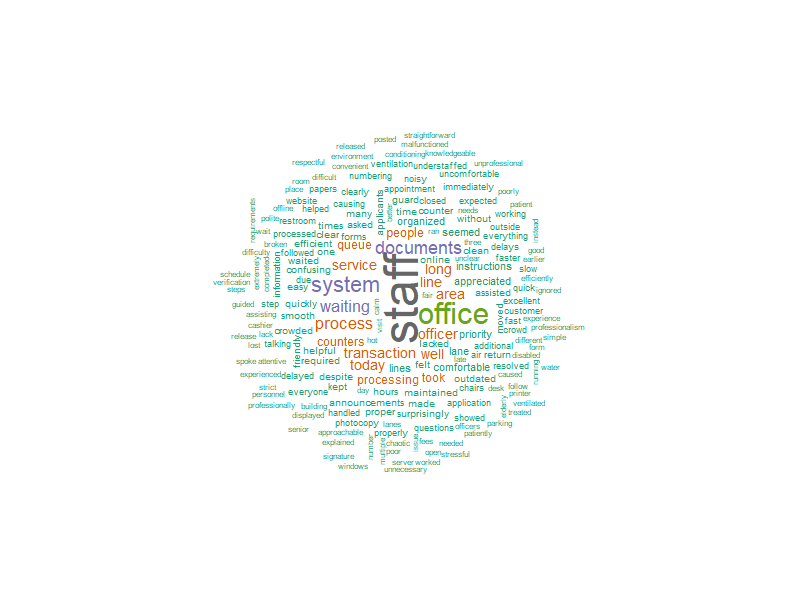

The R source for this figure:
setwd("C:\\Users\\Computer\\OneDrive\\Desktop\\rprogramming")
getwd

library(tm)
library(SnowballC)
library(wordcloud)
library(RColorBrewer)

text <- readLines("feedback.txt", encoding = "UTF-8", warn = FALSE)
text <- paste(text, collapse = " ")
corpus <- Corpus(VectorSource(text))

corpus <- tm_map(corpus, content_transformer(tolower))
corpus <- tm_map(corpus, content_transformer(function(x) gsub("[^a-z ]", " ", x)))
corpus <- tm_map(corpus, removeNumbers)
corpus <- tm_map(corpus, stripWhitespace)
corpus <- tm_map(corpus, removeWords, stopwords("english"))

tdm <- TermDocumentMatrix(corpus)
m <- as.matrix(tdm)
word_freq <- sort(rowSums(m), decreasing = TRUE)
df <- data.frame(word = names(word_freq), freq = word_freq)

# Show Top 10 Words
head(df, 10)

word_freq_rev <- word_freq[order(word_freq, decreasing = FALSE)]

set.seed(1234)
wordcloud(
  words = names(word_freq_rev),
  freq = word_freq_rev,
  min.freq = 2,
  max.words = 1000,
  random.order = FALSE,
  colors = brewer.pal(8, "Dark2")
)

png("wordcloud_exam.png", width = 800, height = 600)
set.seed(1234)
wordcloud(
  words = names(word_freq_rev),
  freq = word_freq_rev,
  min.freq = 2,
  max.words = 1000,
  random.order = FALSE,
  colors = brewer.pal(8, "Dark2")
)
dev.off()

rare_words <- word_freq[word_freq == 1]
rare_words_5 <- head(rare_words, 5)
print(rare_words_5)

png("wordcloud_rare.png", width = 800, height = 600)
wordcloud(
  words = names(rare_words_5),
  freq = rare_words_5,
  min.freq = 1,
  random.order = FALSE,
  colors = brewer.pal(8, "Dark2")
)
dev.off()